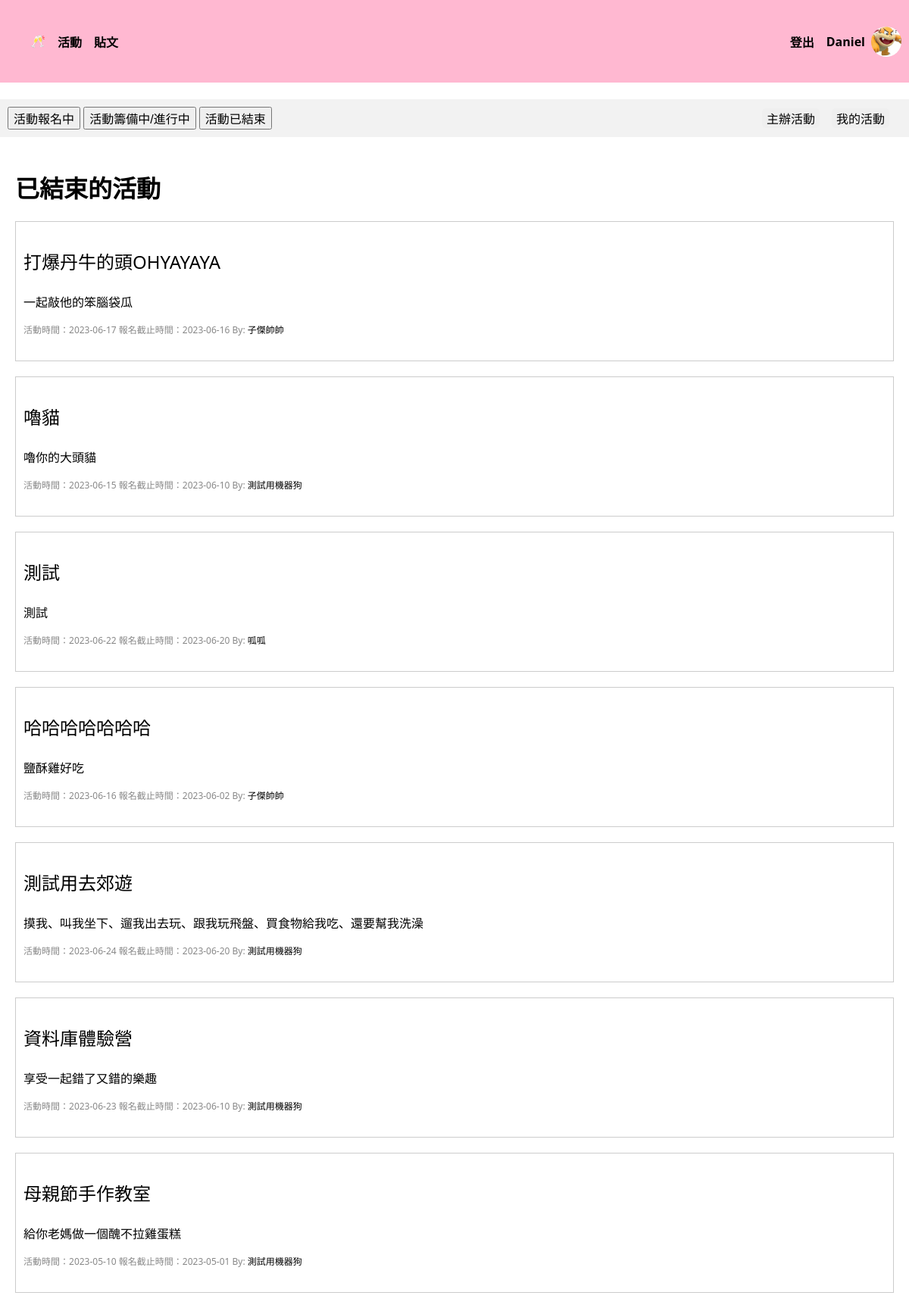
The app's page /activity/activities/end (signed in) with its own data.
### tables this page shows
CREATE TABLE "User" (
	"userID"	INTEGER,
	"password"	VARCHAR(10),
	"nickname"	VARCHAR(10) NOT NULL,
	"gender"	VARCHAR(1) NOT NULL,
	"birth"	TEXT,
	"cellphone"	VARCHAR(10),
	"email"	TEXT UNIQUE,
	"image" TEXT,
	PRIMARY KEY("userID" AUTOINCREMENT)
);

CREATE TABLE "Activity" (
	"activityID"	VARCHAR(36),
	"title"	VARCHAR(10),
	"time"	TEXT,
	"area"	TEXT,
	"location"	TEXT,
	"category"	TEXT,
	"peopleLimited"	INTEGER,
	"fee"	INTEGER,
	"expireDate"	TEXT,
	"organizerUserID"	INTEGER,
	"Intro"	VARCHAR(50),
	"createTime"	TEXT,
	FOREIGN KEY("organizerUserID") REFERENCES "User"("userID"),
	PRIMARY KEY("activityID")
);

### crud/crudActivity.py (the view, shortened to what this page needs)
@activity_bp.route("/activities/<string:show_methed>", methods=["GET", "POST"])
def show_activities_method(show_methed):
    userID = session["userID"]
    postDate = datetime.now().strftime("%Y-%m-%d")
    if show_methed == "signingUp" or show_methed == "None":
        show_methed = "signingUp"
        con = sql.connect("funCrew_db.db")
        con.row_factory = sql.Row
        cur = con.cursor()
        cur.execute(
            "SELECT * FROM Activity, User WHERE expireDate >= ? AND organizerUserID = userID ORDER BY createTime DESC",
            (postDate,),
        )
        activities = cur.fetchall()
        con.commit()
        con.close()
    elif show_methed == "end":
        con = sql.connect("funCrew_db.db")
        con.row_factory = sql.Row
        cur = con.cursor()
        cur.execute(
            "SELECT * FROM Activity, User WHERE time < ? AND organizerUserID = userID ORDER BY createTime DESC",
            (postDate,),
        )
        activities = cur.fetchall()
        con.commit()
        con.close()
    return render_template(
        "activities.html",
        nickname=get_nickname(userID),
        avatar=get_avatar_path(userID),
        userID=userID,
        activities=activities,
        show_methed=show_methed,
    )

### crud/crudUser.py (called while the page is built)
def get_avatar_path(userID):
    try:
        con = sql.connect("funCrew_db.db")
        cur = con.cursor()
        cur.execute("SELECT image FROM User WHERE userID=?", (userID,))
        filename = cur.fetchone()[0]
        con.close()
        return "static/images/avatars/" + filename
    except Exception as e:
        print(f"Error occurred while retrieving filename: {str(e)}")
        return ""

def get_nickname(userID):
    con = sql.connect("funCrew_db.db")
    cur = con.cursor()
    cur.execute("SELECT nickname FROM User WHERE userID=?", (userID,))
    nickname = cur.fetchone()[0]
    con.close()
    return nickname

### templates/activities.html (shortened to what this page needs)
<!DOCTYPE html>
<html>
<head>
</head>
<body>
    <div class="nav_bar">
        <ul>
            <li><a href="/home"> 🥂 </a></li>
            <li><a href="/activity/activities/signingUp">活動</a></li>
            <li><a href="/post/posts/newest">貼文</a></li>
        </ul>
        <div class="header-right">
            <li style="list-style: none;"><a href="/user/logout">登出</a></li>
            <div class="user-info">
                <h4><a href="/user/personalInfo">{{ nickname }}</a></h4>
                <img src="../../{{ avatar }}" alt="大頭貼">
            </div>
        </div>
    </div>
    <br>
    <div class="header">
        <div class="header-left">
            <form method="POST">
                <button class="submit" name="signingUp"><a href="/activity/activities/signingUp">活動報名中</a></button>
                <button class="submit" name="preparing"><a href="/activity/activities/preparing">活動籌備中/進行中</a></button>
                <button class="submit" name="end"><a href="/activity/activities/end">活動已結束</a></button>
            </form>
        </div>
        <div class="header-right" >
            <button class="button"><a href="/activity/hostActivity/home" style="text-decoration:none; color:black">
                主辦活動</a></button>
            <button class="button"><a href="/activity/activities/my_activities" style="text-decoration:none; color:black">
                我的活動</a></button>
        </div>
    </div>
    <br>
    {% if show_methed == "signingUp" %}
    <h1>報名中的活動</h1>
    {% elif show_methed == "preparing" %}
    <h1>籌備中的活動</h1>
    {% elif show_methed == "end" %}
    <h1>已結束的活動</h1>
    {% elif show_methed == "my_activities" %}
    <h1>我的活動</h1>
    {% endif %}
    {% for activity in activities %}
    <div class="post" style="margin-left: 20px; margin-right: 20px;">
        <div class="content">
            <a href="/activity/activities/activity_detail/{{activity['activityID']}}?show_methed={{show_methed}}"
                style="text-decoration:none; color:black">
                <p style="font-size:24px;">{{ activity['title'] }}</p>
                <p>{{ activity['Intro'] }}</p>
            </a>
        </div>
        <div class="info">
            <span>活動時間：{{ activity['time'] }}</span>
            <span>報名截止時間：{{ activity['expireDate'] }}</span>
            {% if show_methed == "my_activities" %}
            <span>By: <a href="/user/info/{{activity['organizerUserID']}}">{{ nickname }}</a></span>
            {% else %}
            <span>By: <a href="/user/info/{{activity['organizerUserID']}}">{{ activity['nickname'] }}</a></span>
            {% endif %}
        </div>
        <br>
    </div>
    {% endfor %}
</body>
</html>

### templates/activities.html (style rules this page uses)
body { font-family: system-ui, -apple-system, BlinkMacSystemFont, 'Segoe UI', Roboto, Oxygen, Ubuntu, Cantarell, 'Open Sans', 'Helvetica Neue', sans-serif; margin: 0; }
a { text-decoration-line: none; color: black; }
h1 { margin-left: 20px; }
.nav_bar ul { display: flex; list-style: none; }
.nav_bar li { font-weight: bold; margin-right: 16px; border: none; }
.nav_bar { display: flex; justify-content: space-between; align-items: center; background-color: #ffb8d1; height: 109px; width: 100%; top: 0px; font-weight: bold; }
.nav_bar .header-right { display: flex; align-items: center; margin-right: 10px; }
.header { display: flex; justify-content: space-between; align-items: center; padding: 10px; background-color: #f2f2f2; top: 109px; }
.header button { font-size:medium; }
.header-left { display: flex; align-items: center; }
.header-right { display: flex; align-items: center; }
.button { margin-right: 16px; border: none; border-radius: 5px; }
.post { margin-bottom: 20px; border: 1px solid #ccc; padding: 10px; }
.post .info { font-size: 12px; color: #888; }
.post .content { margin-top: 0px; }
.user-info { display: flex; align-items: center; }
.user-info h4 { margin-right: 8px; }
.user-info img { width: 40px; height: 40px; border-radius: 50%; object-fit: cover; }

### records on screen
User: nickname "Daniel"
Activity: title "打爆丹牛的頭OHYAYAYA", Intro "一起敲他的笨腦袋瓜", time "2023-06-17", expireDate "2023-06-16", nickname "子傑帥帥"
Activity: title "嚕貓", Intro "嚕你的大頭貓", time "2023-06-15", expireDate "2023-06-10", nickname "測試用機器狗"
Activity: title "測試", Intro "測試", time "2023-06-22", expireDate "2023-06-20", nickname "呱呱"
Activity: title "哈哈哈哈哈哈哈", Intro "鹽酥雞好吃", time "2023-06-16", expireDate "2023-06-02", nickname "子傑帥帥"
Activity: title "測試用去郊遊", Intro "摸我、叫我坐下、遛我出去玩、跟我玩飛盤、買食物給我吃、還要幫我洗澡", time "2023-06-24", expireDate "2023-06-20", nickname "測試用機器狗"
Activity: title "資料庫體驗營", Intro "享受一起錯了又錯的樂趣", time "2023-06-23", expireDate "2023-06-10", nickname "測試用機器狗"
Activity: title "母親節手作教室", Intro "給你老媽做一個醜不拉雞蛋糕", time "2023-05-10", expireDate "2023-05-01", nickname "測試用機器狗"
